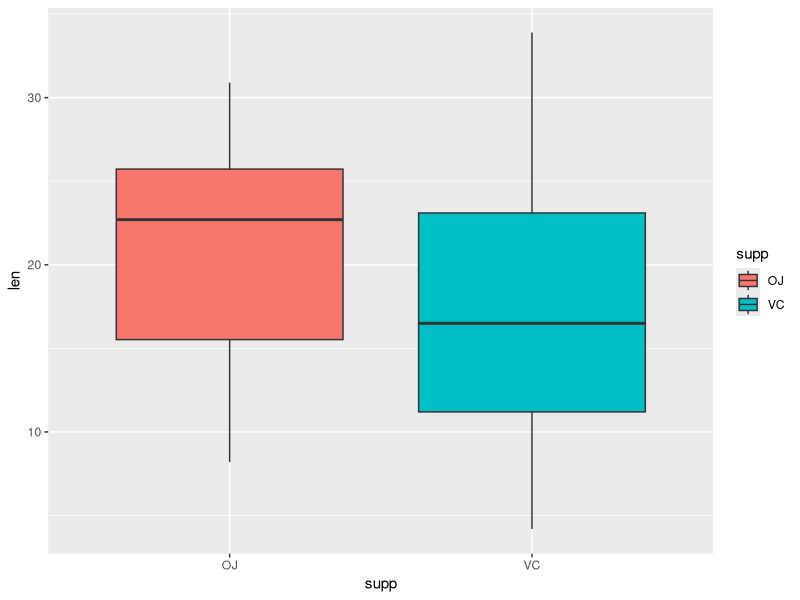

Write R code to recreate this figure.
## ---- chunk 1
data(ToothGrowth)
str(ToothGrowth)
head(ToothGrowth)
tail(ToothGrowth)
table(ToothGrowth$dose,ToothGrowth$supp)
library(ggplot2)
#ggplot(aes(x=dose, y=len), data=ToothGrowth) + geom_boxplot(aes(fill=dose))
# visualization of tooth growth as function of supplement type
ggplot(aes(x=supp, y=len), data=ToothGrowth) + geom_boxplot(aes(fill=supp))
## ---- chunk 2
summary(ToothGrowth)
summary(ToothGrowth[ToothGrowth$supp == "OJ",])
summary(ToothGrowth[ToothGrowth$supp == "VC",])
## ---- chunk 3
# check for group differences due to different supplement type 
# assuming unequal variances between the two groups
t.test(len ~ supp, data = ToothGrowth)
## ---- chunk 4
# first create three sub-groups as per dose level pairs
ToothGrowth.doses_0.5_1.0 <- subset (ToothGrowth, dose %in% c(0.5, 1.0)) 
ToothGrowth.doses_0.5_2.0 <- subset (ToothGrowth, dose %in% c(0.5, 2.0)) 
ToothGrowth.doses_1.0_2.0 <- subset (ToothGrowth, dose %in% c(1.0, 2.0)) 

# Check for group differences due to different dose levels (0.5, 1.0)
# assuming unequal variances between the two groups
t.test(len ~ dose, data = ToothGrowth.doses_0.5_1.0)
# Check for group differences due to different dose levels (0.5, 2.0)
# assuming unequal variances between the two groups
t.test(len ~ dose, data = ToothGrowth.doses_0.5_2.0)
# Check for group differences due to different dose levels (1.0, 2.0)
# assuming unequal variances between the two groups
t.test(len ~ dose, data = ToothGrowth.doses_1.0_2.0)
